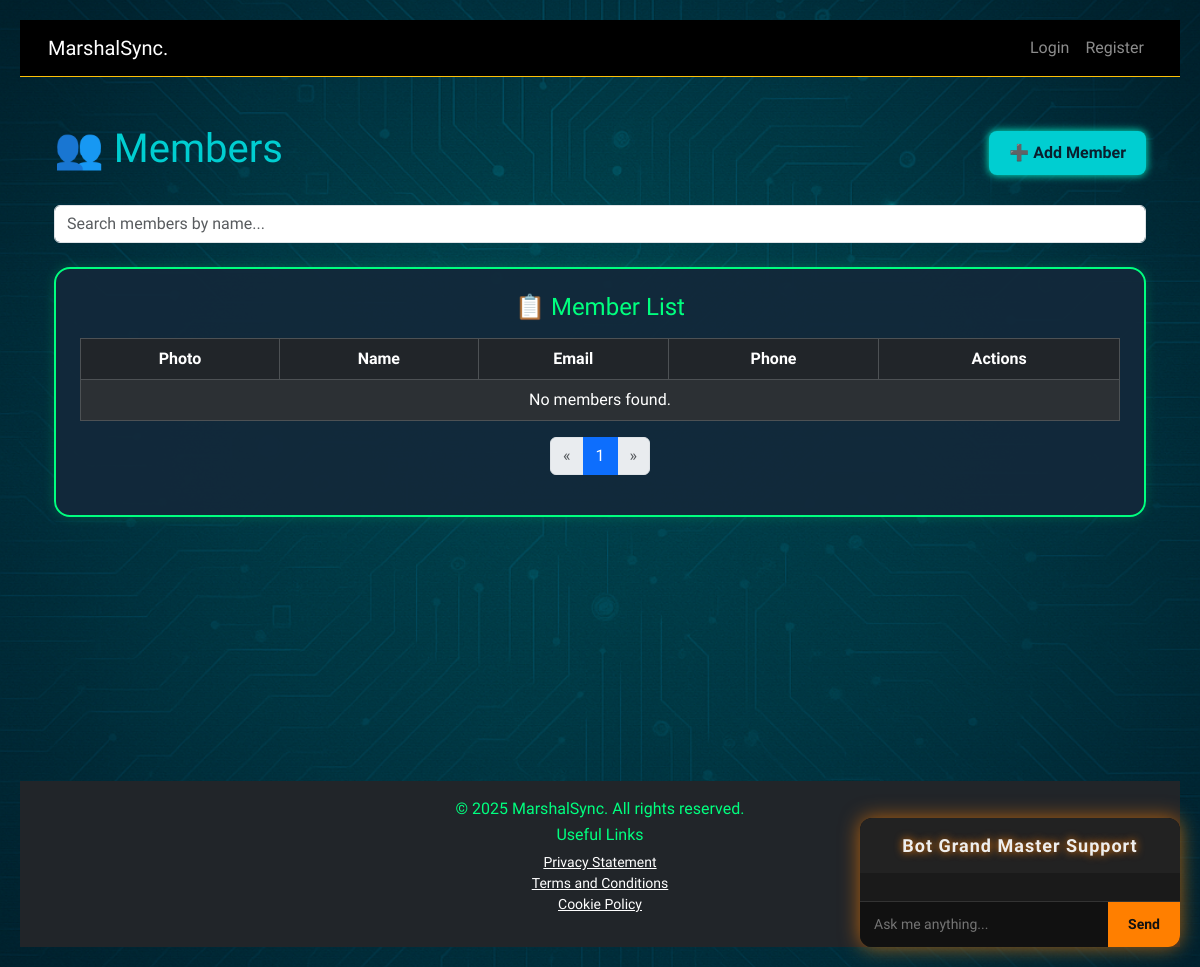
Page /members/ on the earlier database version.
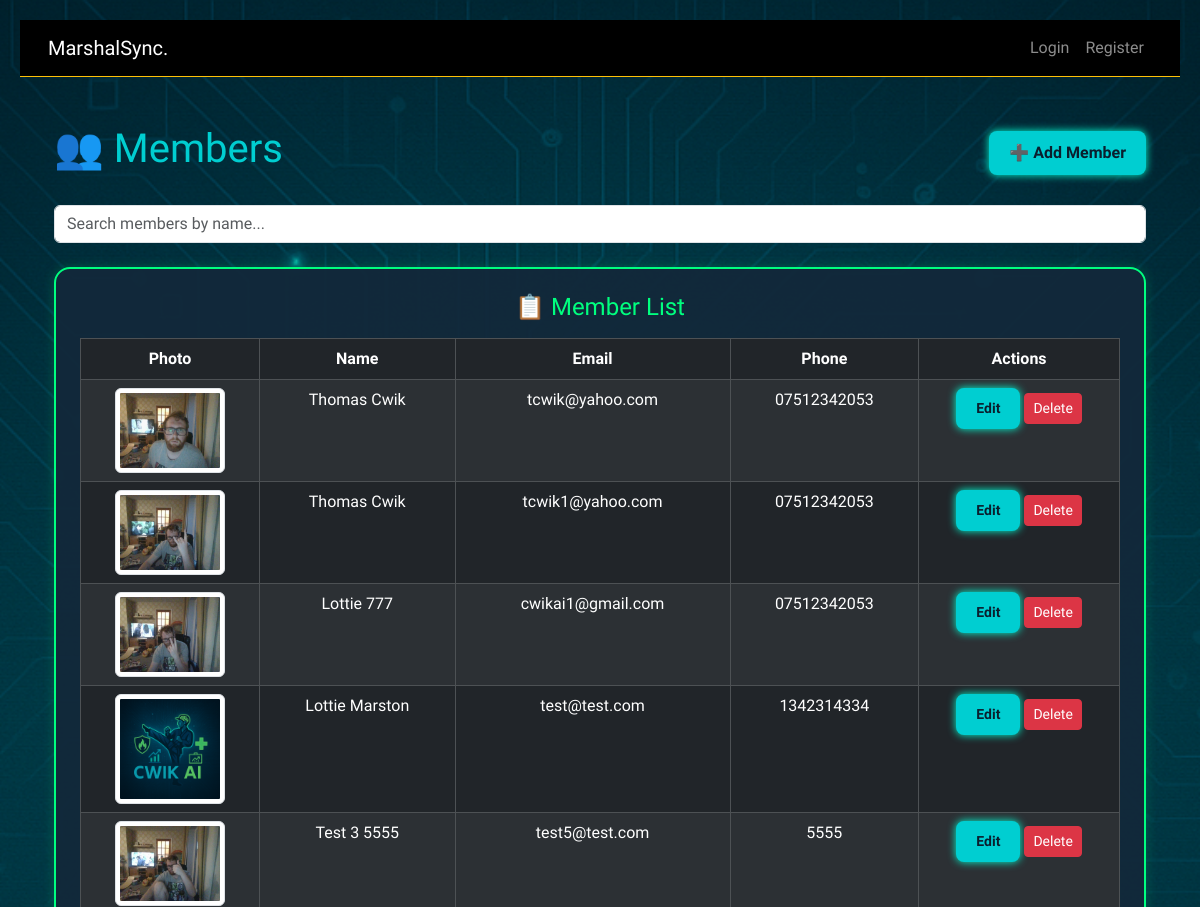
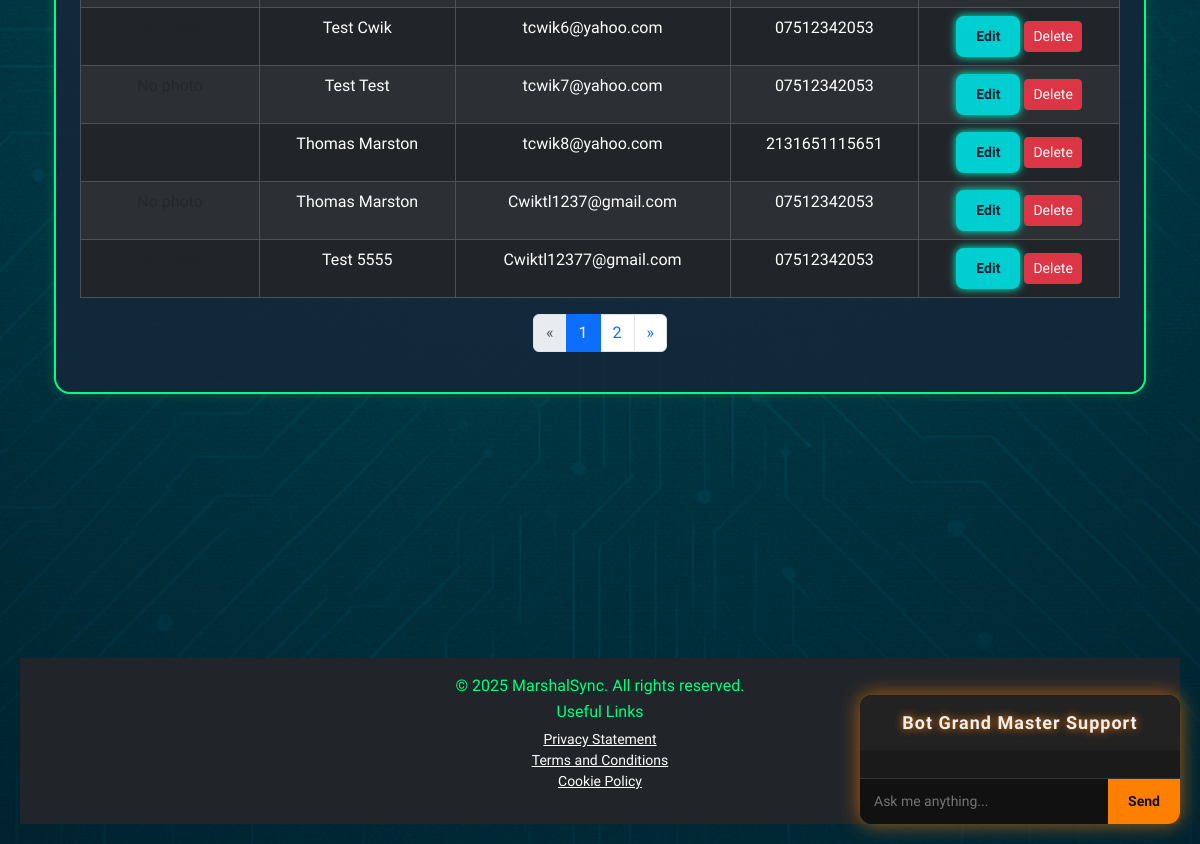
Same page on the later database version (2 pictures, top to bottom).
### members/models.py (models this page shows, shortened)
class Member(models.Model):
    first_name = models.CharField(max_length=30)
    last_name = models.CharField(max_length=30)
    email = models.EmailField(unique=True)
    phone_number = models.CharField(max_length=20, blank=True, null=True)
    address = models.TextField(blank=True, null=True)
    join_date = models.DateField(auto_now_add=True)
    profile_picture = models.ImageField(upload_to='profile_pics/', blank=True, null=True)
    roles = models.ManyToManyField(Role, blank=True)

### members/views.py (the view)
# urls.py: path("", views.members_list, name="members_list"),
def members_list(request):
    query = request.GET.get("q", "")
    members = Member.objects.all()
    if query:
        members = members.filter(first_name__icontains=query) | members.filter(last_name__icontains=query)
    for m in members:
        m.role_ids = list(m.roles.values_list('id', flat=True))
    paginator = Paginator(members, 10)
    page_number = request.GET.get("page")
    page_obj = paginator.get_page(page_number)
    context = {
        "members": page_obj,
        "query": query,
        "roles": Role.objects.all(),
    }
    return render(request, "members/members_list.html", context)

### members/templates/members/members_list.html (shortened to what this page needs)
{% extends 'layout.html' %}
{% block content %}
<div class="container py-4">
  <div class="d-flex justify-content-between align-items-center mb-4">
    <h1 class="text-glow">👥 Members</h1>
    <button type="button" class="btn btn-warning" data-bs-toggle="modal" data-bs-target="#memberModal" id="addMemberBtn">
      ➕ Add Member
    </button>
  </div>
  <form method="GET" class="mb-4">
    <input type="text" name="q" value="{{ query }}" class="form-control" placeholder="Search members by name..." />
  </form>
  <div class="tile">
    <h4 class="mb-3">📋 Member List</h4>
    <table class="table table-dark table-striped table-bordered rounded">
      <thead>
        <tr>
          <th>Photo</th>
          <th>Name</th>
          <th>Email</th>
          <th>Phone</th>
          <th>Actions</th>
        </tr>
      </thead>
      <tbody>
        {% for member in members %}
        <tr>
          <td>
            {% if member.profile_picture %}
              <img src="{{ member.profile_picture.url }}" alt="{{ member.first_name }}" class="img-thumbnail" style="max-height: 110px; max-width: 110px;">
            {% else %}
              <span class="text-muted">No photo</span>
            {% endif %}
          </td>
          <td>{{ member.first_name }} {{ member.last_name }}</td>
          <td>{{ member.email }}</td>
          <td>{{ member.phone_number }}</td>
          <td>
            <a href="#"
               class="btn btn-sm btn-warning edit-member-btn"
               data-id="{{ member.pk }}"
               data-first_name="{{ member.first_name|escapejs }}"
               data-last_name="{{ member.last_name|escapejs }}"
               data-email="{{ member.email|escapejs }}"
               data-phone_number="{{ member.phone_number|escapejs }}"
            >Edit</a>
            <form action="{% url 'members:delete_member' member.pk %}" method="POST" style="display:inline;">
              <button type="submit" class="btn btn-sm btn-danger" onclick="return confirm('Delete this member?');">Delete</button>
            </form>
          </td>
        </tr>
        {% empty %}
        <tr><td colspan="5">No members found.</td></tr>
        {% endfor %}
      </tbody>
    </table>
    <nav aria-label="Members pagination" class="mt-3">
      <ul class="pagination justify-content-center">
        {% if members.has_previous %}
          <li class="page-item"><a class="page-link" href="?q={{ query }}&page={{ members.previous_page_number }}">&laquo;</a></li>
        {% else %}
          <li class="page-item disabled"><span class="page-link">&laquo;</span></li>
        {% endif %}
        {% for num in members.paginator.page_range %}
          {% if members.number == num %}
            <li class="page-item active"><span class="page-link">{{ num }}</span></li>
          {% elif num > members.number|add:'-3' and num < members.number|add:'3' %}
            <li class="page-item"><a class="page-link" href="?q={{ query }}&page={{ num }}">{{ num }}</a></li>
          {% endif %}
        {% endfor %}
        {% if members.has_next %}
          <li class="page-item"><a class="page-link" href="?q={{ query }}&page={{ members.next_page_number }}">&raquo;</a></li>
        {% else %}
          <li class="page-item disabled"><span class="page-link">&raquo;</span></li>
        {% endif %}
      </ul>
    </nav>
  </div>
</div>
{% endblock %}

### cwiktana/templates/layout.html (shortened to what this page needs)
<!DOCTYPE html>
{% load static %}
<html lang="en">
<head>
  <link rel="stylesheet" href="{% static 'css/bootstrap_style.css' %}" />
  <link href="https://cdn.jsdelivr.net/npm/bootstrap@5.3.3/dist/css/bootstrap.min.css" rel="stylesheet" />
  <link rel="stylesheet" href="{% static 'css/style.css' %}" />
</head>
<body>
  <nav class="navbar navbar-expand-lg navbar-dark bg-black border-bottom border-warning px-3">
    <div class="container">
      <a class="navbar-brand" href="{% url 'home' %}">MarshalSync.</a>
      <div class="collapse navbar-collapse" id="navbarNav">
        <ul class="navbar-nav ms-auto">
          {% if user.is_authenticated %}
          <li class="nav-item">
            <a class="nav-link" href="{% url 'dashboard' %}">Dashboard</a>
          </li>
          <li class="nav-item">
            <a class="nav-link" href="{% url 'logout' %}">Logout</a>
          </li>
          {% else %}
          <li class="nav-item">
            <a class="nav-link" href="{% url 'login' %}">Login</a>
          </li>
          <li class="nav-item">
            <a class="nav-link" href="{% url 'register' %}">Register</a>
          </li>
          {% endif %}
        </ul>
      </div>
    </div>
  </nav>
  <main class="container py-4">
    {% block content %}{% endblock %}
  </main>
  <br /><br /><br /><br /><br /><br /><br />
  <footer class="bg-dark text-white mt-5 py-3">
    <div class="container">
      <p class="text-center mb-1">© 2025 MarshalSync. All rights reserved.</p>
      <div class="col-md-4 mx-auto text-center">
        <h6>Useful Links</h6>
        <ul class="list-unstyled">
          <li><a href="{% url 'privacy' %}" class="text-white">Privacy Statement</a></li>
          <li><a href="{% url 'terms' %}" class="text-white">Terms and Conditions</a></li>
          <li><a href="{% url 'cookies' %}" class="text-white">Cookie Policy</a></li>
        </ul>
      </div>
    </div>
  </footer>
<div
  id="chatbot"
  style="
    position: fixed;
    bottom: 20px;
    right: 20px;
    width: 320px;
    max-height: 420px;
    background: #111;
    color: #eee;
    border-radius: 12px;
    box-shadow: 0 0 20px #ff7f00aa;
    display: flex;
    flex-direction: column;
    overflow: hidden;
    font-family: 'Rajdhani', sans-serif;
    font-size: 14px;
    z-index: 10000;
    transition: all 0.3s ease;
  "
>
  <div
    id="chat-header"
    style="
      padding: 14px 16px;
      background: #222;
      cursor: pointer;
      font-weight: 700;
      font-size: 18px;
      letter-spacing: 1px;
      text-align: center;
      text-shadow: 0 0 8px #ff7f00;
      user-select: none;
    "
  >
    Bot Grand Master Support
  </div>
  <div
    id="chat-body"
    style="
      flex: 1;
      overflow-y: auto;
      padding: 14px 16px;
      line-height: 1.5;
      background: #1a1a1a;
      display: block;
    "
  ></div>
  <form
    id="chat-form"
    style="
      display: flex;
      border-top: 1px solid #333;
      background: #222;
    "
  >
    <input
      id="chat-input"
      type="text"
      placeholder="Ask me anything..."
      style="
        flex: 1;
        border: none;
        padding: 12px 14px;
        font-size: 14px;
        background: #111;
        color: #eee;
        outline-offset: 2px;
      "
      autocomplete="off"
      spellcheck="false"
    />
    <button
      type="submit"
      style="
        background: #ff7f00;
        border: none;
        padding: 12px 20px;
        cursor: pointer;
        font-weight: 700;
        color: #111;
        transition: background 0.25s ease;
      "
      onmouseover="this.style.background='#e67300'"
      onmouseout="this.style.background='#ff7f00'"
    >
      Send
    </button>
  </form>
</div>
</body>
</html>

### cwiktana/static/css/style.css (style rules this page uses)
body { font-family: 'Rajdhani', sans-serif; background: url('../images/circuit_bg.png') no-repeat center center fixed; background-size: cover; color: #e0f7fa; margin: 0; padding: 20px; }
h1, h2, h3 { color: #00CED1; }
p { font-size: 16px; line-height: 1.5; }
.btn-warning { background-color: #00CED1; color: #0a1f2e; border: none; padding: 10px 20px; font-weight: bold; border-radius: 8px; text-decoration: none; box-shadow: 0 0 8px #00FFD5; transition: background-color 0.3s ease, transform 0.2s ease, box-shadow 0.3s ease; }
footer { background-color: #0d1b2a; padding: 10px; text-align: center; font-size: 14px; color: #6c757d; }
.tile { display: block; background: rgba(18, 41, 58, 0.95); border: 2px solid #00FF7F; border-radius: 1rem; padding: 1.5rem; text-align: center; text-decoration: none; color: #e0f7fa; height: 100%; box-shadow: 0 0 12px rgba(0, 255, 127, 0.2); transition: transform 0.3s ease, box-shadow 0.3s ease, background 0.3s ease; }
.tile h4 { margin-bottom: 0.5rem; color: #00FF7F; }
.text-center { color: #00FF7F; }
.mb-4 { color: #00FF7F; }
.mb-3 { color: #00FF7F; }
.nav-item { color: #00FF7F; text-decoration: none; }

Differences in the rows shown:
added Member: profile_picture (picture), first_name "Thomas", last_name "Cwik", email "tcwik@yahoo.com", phone_number "07512342053"
added Member: profile_picture (picture), first_name "Thomas", last_name "Cwik", email "tcwik1@yahoo.com", phone_number "07512342053"
added Member: profile_picture (picture), first_name "Lottie", last_name "777", email "cwikai1@gmail.com", phone_number "07512342053"
added Member: profile_picture (picture), first_name "Lottie", last_name "Marston", email "test@test.com", phone_number "1342314334"
added Member: profile_picture (picture), first_name "Test 3", last_name "5555", email "test5@test.com", phone_number "5555"
added Member: first_name "Test", last_name "Cwik", email "tcwik6@yahoo.com", phone_number "07512342053"
added Member: first_name "Test", last_name "Test", email "tcwik7@yahoo.com", phone_number "07512342053"
added Member: first_name "Thomas", last_name "Marston", email "tcwik8@yahoo.com", phone_number "2131651115651"
added Member: first_name "Thomas", last_name "Marston", email "Cwiktl1237@gmail.com", phone_number "07512342053"
added Member: first_name "Test", last_name "5555", email "Cwiktl12377@gmail.com", phone_number "07512342053"
Other differences:
new list line: "2"
text no longer shown: "No members found."
